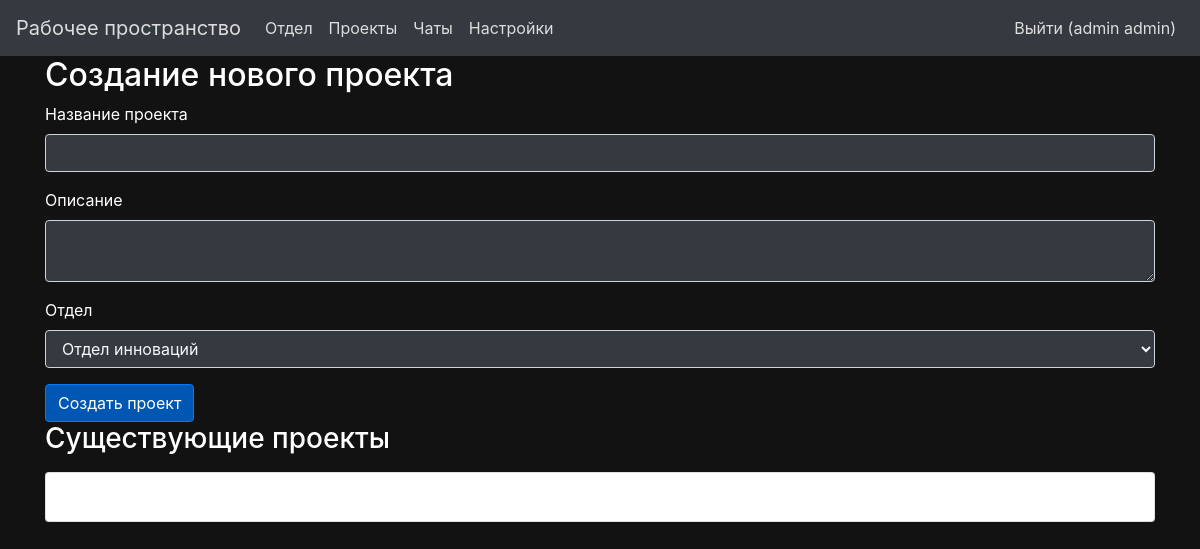
Page /project/new (signed in) on the earlier database version.
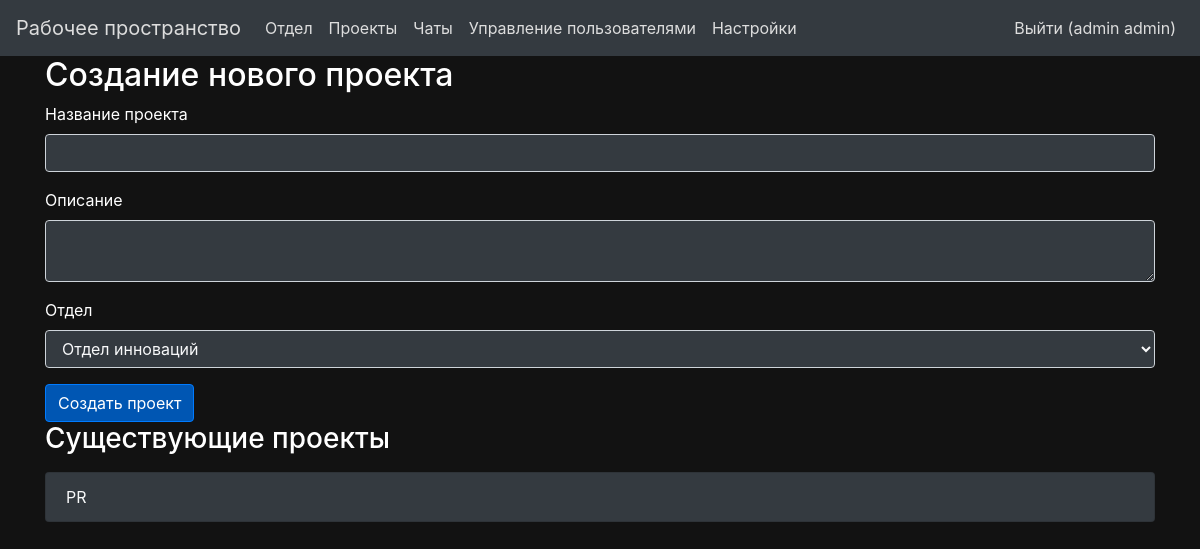
Same page on the later database version.
### app/models.py (models this page shows)
class Project(db.Model):
    id = db.Column(db.Integer, primary_key=True)
    title = db.Column(db.String(100))
    description = db.Column(db.Text)
    department_id = db.Column(db.Integer, db.ForeignKey('department.id'))

### app/views.py (the view, shortened to what this page needs)
@app.route('/project/new', methods=['GET', 'POST'])
@login_required
def new_project():
    form = ProjectForm()
    form.department_id.choices = [(d.id, d.name) for d in Department.query.all()]
    projects = Project.query.all()
    return render_template('project.html', form=form, projects=projects, theme_value=get_theme_value())

### app/forms.py
class ProjectForm(FlaskForm):
    title = StringField('Название проекта', validators=[DataRequired()])
    description = TextAreaField('Описание')
    department_id = SelectField('Отдел', coerce=int)  # Заполнить позже в представлении
    submit = SubmitField('Создать проект')

### app/__init__.py (called while the page is built)
@login_manager.user_loader
def load_user(user_id):
    return models.User.query.get(int(user_id))

### app/views.py (called while the page is built)
def get_theme_value():
    if current_user.is_authenticated:  # Проверяем, аутентифицирован ли пользователь
        theme_setting = Setting.query.filter_by(user_id=current_user.id, key='theme').first()
        return theme_setting.value == 'dark' if theme_setting else False
    return False  # Если пользователь не аутентифицирован, возвращаем значение по умолчанию

### app/templates/project.html (shortened to what this page needs)
{% extends "base.html" %}
{% block content %}
<h2>Создание нового проекта</h2>
<form method="POST">
   <div class="form-group ">
       {{ form.title.label(class='form-label') }}
       {{ form.title(class='form-control bg-dark text-light' if theme_value else 'form-control bg-light') }}
   </div>
   <div class="form-group">
       {{ form.description.label(class='form-label') }}
       {{ form.description(class='form-control bg-dark text-light' if theme_value else 'form-control bg-light') }}
   </div>
   <div class="form-group">
       {{ form.department_id.label(class='form-label') }}
       {{ form.department_id(class='form-control bg-dark text-light' if theme_value else 'form-control bg-light') }}
   </div>
   {{ form.submit(class='btn btn-primary') }}
</form>
<h3>Существующие проекты</h3>
<ul class="list-group mt-3">
{% for project in projects %}
   <li class="list-group-item {{ 'bg-dark text-light' if theme_value else 'bg-light' }}">{{ project.title }}</li>
{% else %}
   <li class="list-group-item ">Нет доступных проектов.</li>
{% endfor %}
</ul>
{% endblock %}

### app/templates/base.html (shortened to what this page needs)
<!DOCTYPE html>
<html lang="en">
<head>
    <link rel="stylesheet" href="https://stackpath.bootstrapcdn.com/bootstrap/4.5.2/css/bootstrap.min.css">
    <link rel="stylesheet" href="{{ url_for('static', filename='css/styles.css') }}">
</head>
<body class="{{ 'dark' if theme_value else 'light' }}">
    <nav class="navbar navbar-expand-lg {{ 'bg-dark text-light' if theme_value else 'bg-light navbar-light' }}">
        <a class="navbar-brand" href="{{ url_for('index') }}">Рабочее пространство</a>
        <div class="collapse navbar-collapse" id="navbarNav">
            <ul class="navbar-nav mr-auto">
                <li class="nav-item"><a class="nav-link" href="{{ url_for('new_department') }}">Отдел</a></li>
                <li class="nav-item"><a class="nav-link" href="{{ url_for('new_project') }}">Проекты</a></li>
                <li class="nav-item"><a class="nav-link" href="{{ url_for('chat_list') }}">Чаты</a></li>
                {% if current_user.is_authenticated and current_user.role_id == 1 %}
                <li class="nav-item"><a class="nav-link" href="{{ url_for('users') }}">Управление пользователями</a>
                </li>
                {% endif %}
                <li class="nav-item"><a class="nav-link" href="{{ url_for('settings') }}">Настройки</a></li>
            </ul>
            <ul class="navbar-nav ml-auto">
                {% if current_user.is_authenticated %}
                <li class="nav-item"><a class="nav-link" href="{{ url_for('logout') }}">Выйти ({{ current_user.name
                        }})</a></li>
                {% else %}
                <li class="nav-item"><a class="nav-link" href="{{ url_for('register') }}">Регистрация</a></li>
                <li class="nav-item"><a class="nav-link" href="{{ url_for('login') }}">Войти</a></li>
                {% endif %}
            </ul>
        </div>
    </nav>
    <div class="container">
        {% block content %}
        {% endblock %}
    </div>
</body>
</html>

Differences in the rows shown:
changed User "admin admin": role_id 3 → 1 (drawn)
added Project: title "PR"
Other differences:
text now shown: "Управление пользователями"
